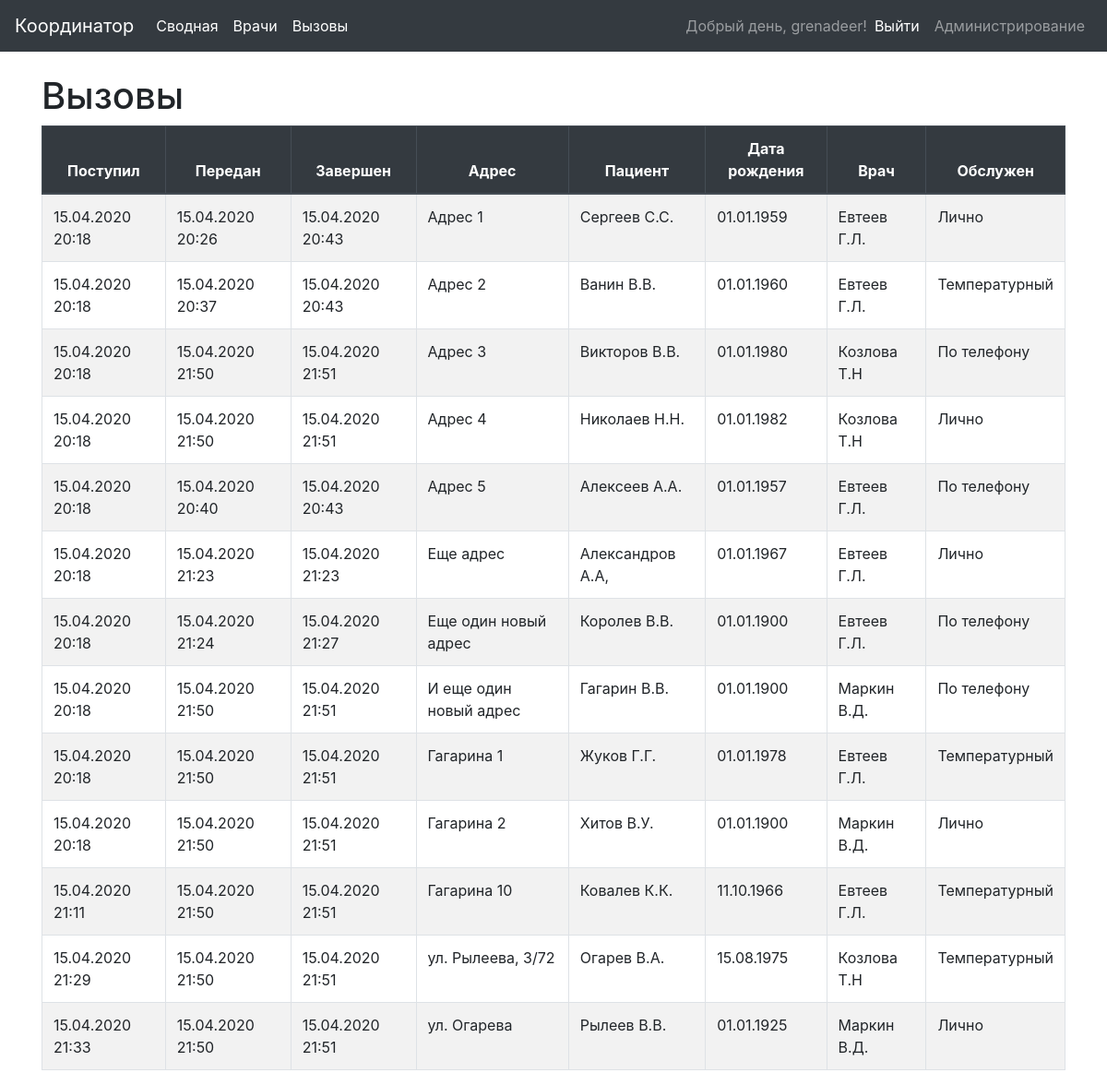
The app's page /record/ (signed in) with its own data.
### coordinator/models.py (models this page shows, shortened)
class Record(models.Model):
    start_date = models.DateTimeField(
        default=timezone.now,
        help_text="Дата регистрации вызова",
        verbose_name="Поступил",
    )
    send_date = models.DateTimeField(
        null=True,
        blank=True,
        help_text="Дата/время передачи вызова",
        verbose_name="Передан",
    )
    finish_date = models.DateTimeField(
        null=True,
        blank=True,
        help_text="Дата/время завершения вызова",
        verbose_name="Завершен",
    )
    doctor = models.ForeignKey(
        Doctor,
        on_delete=models.CASCADE,
        null=True,
        blank=True,
        related_name='doctor_records',
        help_text="Врач назначенный на вызов",
        verbose_name="Врач",
    )
    address = models.CharField(
        max_length=200,
        help_text="Адрес вызова",
        verbose_name="Адрес",
    )
    patient = models.CharField(
        max_length=150,
        default="",
        help_text="Фамилия И.О.",
        verbose_name="Пациент",
    )
    patient_birthdate = models.DateField(
        default='1900-01-01',
        help_text="Дата рождения пациента",
        verbose_name="Дата рождения",
    )
    temperature = models.BooleanField(
        default=False,
        help_text="Температурный вызов",
        verbose_name="Температура",
    )
    service_type = models.ForeignKey(
        ServiceType,
        on_delete=models.CASCADE,
        null=True,
        blank=True,
        help_text="Как был обслужен вызов",
        verbose_name="Вид обслуживания",
    )
    record_order = models.IntegerField(
        help_text="Порядковый номер вызова",
        verbose_name="Порядок",
        default=0,
    )
    class Meta:
        verbose_name = "Вызов"
        verbose_name_plural = "Вызовы"
    def get_verbose_name_plural(self):
        return self._meta.verbose_name_plural

class Doctor(models.Model):
    user = models.OneToOneField(
        settings.AUTH_USER_MODEL,
        on_delete=models.CASCADE,
        null=True,
        blank=True,
        help_text="Укажите учетную запись пользователя",
        verbose_name="Учетная запись",
    )
    name = models.CharField(
        max_length=100,
        help_text="Фамилия И.О.",
        verbose_name="Имя врача",
    )
    temperature = models.BooleanField(
        default=False,
        help_text="Обслуживает температурные вызовы",
        verbose_name="Температура",
    )
    def __str__(self):
        return self.name
    class Meta:
        verbose_name = "Врач"
        verbose_name_plural = "Врачи"

class ServiceType(models.Model):
    name = models.CharField(
        max_length=200,
        help_text="Адрес вызова",
        verbose_name="Адрес",
    )
    def __str__(self):
        return self.name
    class Meta:
        verbose_name = "Вид обслуживания"
        verbose_name_plural = "Виды обслуживания"

### coordinator/templates/coordinator/record_list.html
{% extends 'base.html' %}
{% block content %}
    {% with object_list|first as object %}
    <h1>{{ object.get_verbose_name_plural }}</h1>
    {% endwith %}
    <table class="table table-striped table-bordered table-hover">
        <thead class="thead-dark text-center">
            <tr>
                <th scope="col">Поступил</th>
                <th scope="col">Передан</th>
                <th scope="col">Завершен</th>
                <th scope="col">Адрес</th>
                <th scope="col">Пациент</th>
                <th scope="col">Дата рождения</th>
                <th scope="col">Врач</th>
                <th scope="col">Обслужен</th>
            </tr>
        </thead>
        <tbody>
            {% for object in object_list %}
            <tr>
                <td>{{ object.start_date|date:'d.m.Y H:i' }}</td>
                <td>{{ object.send_date|date:'d.m.Y H:i' }}</td>
                <td>{{ object.finish_date|date:'d.m.Y H:i' }}</td>
                <td>{{ object.address }}</td>
                <td>{{ object.patient }}</td>
                <td>{{ object.patient_birthdate|date:'d.m.Y' }}</td>
                <td>{{ object.doctor }}</td>
                <td>{{ object.service_type }}</td>
            </tr>
            {% endfor %}
        </tbody>
    </table>
{% endblock %}

### coordinator/templates/base.html (shortened to what this page needs)
<!DOCTYPE html>
<html lang="ru">
{% load static %}
<head>
    <link rel="stylesheet"
          href="https://stackpath.bootstrapcdn.com/bootstrap/4.4.1/css/bootstrap.min.css"
>
</head>
<body>
    <nav class="navbar navbar-expand-md navbar-dark bg-dark mb-4">
        <span class="navbar-brand" href="#">Координатор</span>
        <div class="navbar-collapse collapse" id="navbarCollapse" style>
          <ul class="navbar-nav mr-auto">
            <li class="nav-item active">
              <a class="nav-link" href="{% url 'record_summary' %}">Сводная</a>
            </li>
            <li class="nav-item active">
              <a class="nav-link" href="{% url 'doctor_list' %}">Врачи</a>
            </li>
            <li class="nav-item active">
              <a class="nav-link" href="{% url 'record_list' %}">Вызовы</a>
            </li>
          </ul>
          <ul class="navbar-nav">
            {% if user.is_authenticated %}
            <li class="nav-item active">
              <span class="navbar-text">Добрый день, {{ user.username }}!</span>
            </li>
            <li class="nav-item active">
              <a class="nav-link" href="{% url 'logout' %}">Выйти</a>
            </li>
            {% else %}
            <li class="nav-item active">
              <a class="nav-link" href="{% url 'login' %}">Войти</a>
            </li>
            {% endif %}
            {% if user.is_superuser %}
            <li>
              <a class="nav-link" href="{% url 'admin:index' %}">Администрирование</a>
            </li>
            {% endif %}
          </ul>
        </div>
    </nav>
    <div class="content container">
        {% block content %}
        {% endblock %}
    </div>
</body>
</html>

### records on screen
Record: get_verbose_name_plural "Вызовы", start_date "15.04.2020 20:18", send_date "15.04.2020 20:26", finish_date "15.04.2020 20:43", address "Адрес 1", patient "Сергеев С.С.", patient_birthdate "01.01.1959", doctor "Евтеев Г.Л.", service_type "Лично"
Record: start_date "15.04.2020 20:18", send_date "15.04.2020 20:37", finish_date "15.04.2020 20:43", address "Адрес 2", patient "Ванин В.В.", patient_birthdate "01.01.1960", doctor "Евтеев Г.Л.", service_type "Температурный"
Record: start_date "15.04.2020 20:18", send_date "15.04.2020 21:50", finish_date "15.04.2020 21:51", address "Адрес 3", patient "Викторов В.В.", patient_birthdate "01.01.1980", doctor "Козлова Т.Н", service_type "По телефону"
Record: start_date "15.04.2020 20:18", send_date "15.04.2020 21:50", finish_date "15.04.2020 21:51", address "Адрес 4", patient "Николаев Н.Н.", patient_birthdate "01.01.1982", doctor "Козлова Т.Н", service_type "Лично"
Record: start_date "15.04.2020 20:18", send_date "15.04.2020 20:40", finish_date "15.04.2020 20:43", address "Адрес 5", patient "Алексеев А.А.", patient_birthdate "01.01.1957", doctor "Евтеев Г.Л.", service_type "По телефону"
Record: start_date "15.04.2020 20:18", send_date "15.04.2020 21:23", finish_date "15.04.2020 21:23", address "Еще адрес", patient "Александров А.А,", patient_birthdate "01.01.1967", doctor "Евтеев Г.Л.", service_type "Лично"
Record: start_date "15.04.2020 20:18", send_date "15.04.2020 21:24", finish_date "15.04.2020 21:27", address "Еще один новый адрес", patient "Королев В.В.", patient_birthdate "01.01.1900", doctor "Евтеев Г.Л.", service_type "По телефону"
Record: start_date "15.04.2020 20:18", send_date "15.04.2020 21:50", finish_date "15.04.2020 21:51", address "И еще один новый адрес", patient "Гагарин В.В.", patient_birthdate "01.01.1900", doctor "Маркин В.Д.", service_type "По телефону"
Record: start_date "15.04.2020 20:18", send_date "15.04.2020 21:50", finish_date "15.04.2020 21:51", address "Гагарина 1", patient "Жуков Г.Г.", patient_birthdate "01.01.1978", doctor "Евтеев Г.Л.", service_type "Температурный"
Record: start_date "15.04.2020 20:18", send_date "15.04.2020 21:50", finish_date "15.04.2020 21:51", address "Гагарина 2", patient "Хитов В.У.", patient_birthdate "01.01.1900", doctor "Маркин В.Д.", service_type "Лично"
Record: start_date "15.04.2020 21:11", send_date "15.04.2020 21:50", finish_date "15.04.2020 21:51", address "Гагарина 10", patient "Ковалев К.К.", patient_birthdate "11.10.1966", doctor "Евтеев Г.Л.", service_type "Температурный"
Record: start_date "15.04.2020 21:29", send_date "15.04.2020 21:50", finish_date "15.04.2020 21:51", address "ул. Рылеева, 3/72", patient "Огарев В.А.", patient_birthdate "15.08.1975", doctor "Козлова Т.Н", service_type "Температурный"
Record: start_date "15.04.2020 21:33", send_date "15.04.2020 21:50", finish_date "15.04.2020 21:51", address "ул. Огарева", patient "Рылеев В.В.", patient_birthdate "01.01.1925", doctor "Маркин В.Д.", service_type "Лично"

### other values on screen
{{ user.username }} "grenadeer"
